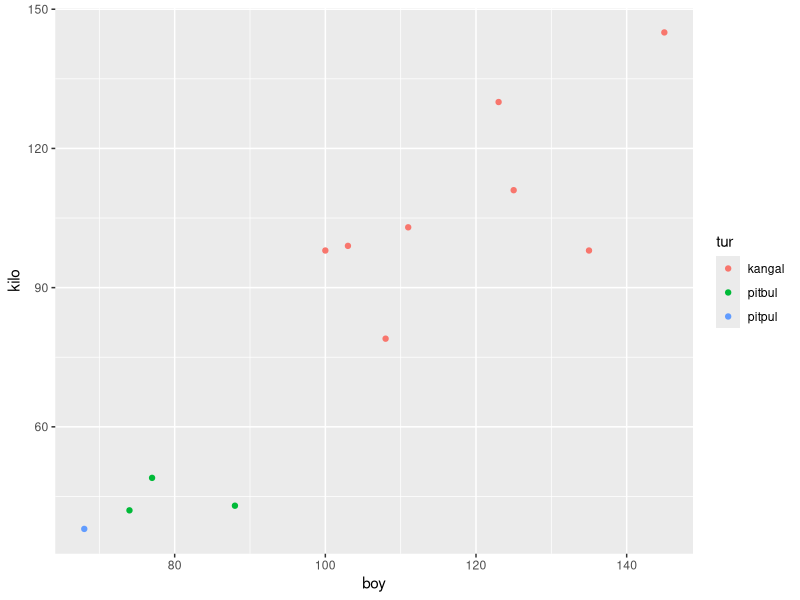

The R source for this figure:
#-----EN YAKİN KOMSU ALGORİTMASİ---

library(ggplot2)
library(class)

boy<-c(100,125,68,135,74,145,77,123,111,108,88,103)
kilo<-c(98,111,38,98,42,145,49,130,103,79,43,99)
cins<-c("kangal","kangal","pitpul","kangal","pitbul","kangal",
        "pitbul","kangal","kangal","kangal","pitbul","kangal")

tur=as.factor(cins)#factor senin degişkenine verdigin degeri de yazman saglar

analiz<-data.frame(boy,kilo,tur)

ggplot(data=analiz,aes(x=boy,y=kilo))+
  geom_point(mapping = aes( colour=tur))

tahmin=knn(cbind(boy,kilo),c(200,145),tur)#bu verileri yukardaki ferilernde yola cikarak bir tahmin yapiyor
tahmin
